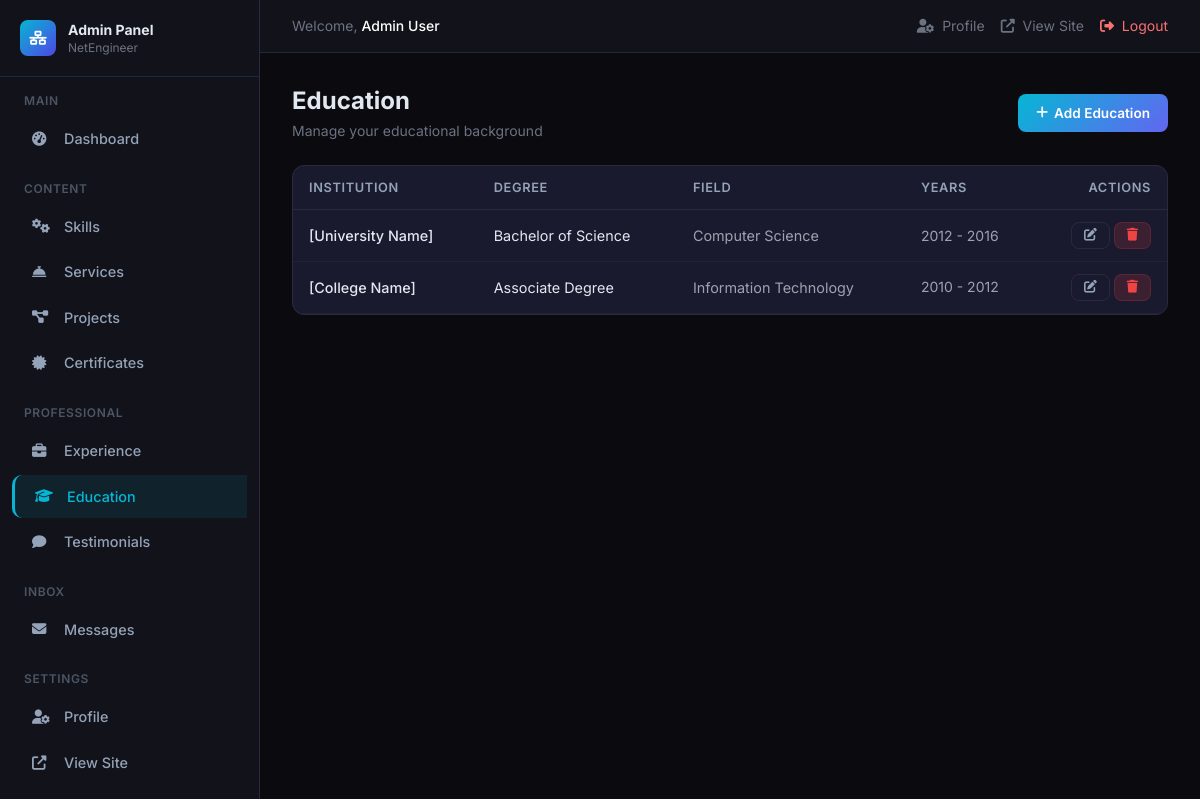
The app's page /admin/education.php (signed in) with its own data.
### tables this page shows
CREATE TABLE `site_settings` (
    `id` INT UNSIGNED AUTO_INCREMENT PRIMARY KEY,
    `site_name` VARCHAR(255) NOT NULL DEFAULT 'Network Engineer Portfolio',
    `site_title` VARCHAR(500) DEFAULT NULL,
    `site_description` TEXT DEFAULT NULL,
    `logo` VARCHAR(500) DEFAULT NULL,
    `favicon` VARCHAR(500) DEFAULT NULL,
    `created_at` TIMESTAMP DEFAULT CURRENT_TIMESTAMP,
    `updated_at` TIMESTAMP DEFAULT CURRENT_TIMESTAMP ON UPDATE CURRENT_TIMESTAMP
);

CREATE TABLE `education` (
    `id` INT UNSIGNED AUTO_INCREMENT PRIMARY KEY,
    `institution` VARCHAR(255) NOT NULL,
    `degree` VARCHAR(255) NOT NULL,
    `field_of_study` VARCHAR(255) DEFAULT NULL,
    `start_year` YEAR NOT NULL,
    `end_year` YEAR DEFAULT NULL,
    `created_at` TIMESTAMP DEFAULT CURRENT_TIMESTAMP,
    `updated_at` TIMESTAMP DEFAULT CURRENT_TIMESTAMP ON UPDATE CURRENT_TIMESTAMP
);

### config/database.php (called while the page is built, shortened)
<?php
function getDB(): PDO {
    static $pdo = null;
    if ($pdo === null) {
        try {
            $dsn = "mysql:host=" . DB_HOST . ";dbname=" . DB_NAME . ";charset=" . DB_CHARSET;
            $options = [
                PDO::ATTR_ERRMODE            => PDO::ERRMODE_EXCEPTION,
                PDO::ATTR_DEFAULT_FETCH_MODE => PDO::FETCH_ASSOC,
                PDO::ATTR_EMULATE_PREPARES   => false,
                PDO::MYSQL_ATTR_INIT_COMMAND => "SET NAMES utf8mb4 COLLATE utf8mb4_unicode_ci",
            ];
            $pdo = new PDO($dsn, DB_USER, DB_PASS, $options);
        } catch (PDOException $e) {
            error_log("Database connection failed: " . $e->getMessage());
            die("Database connection failed. Please check your configuration.");
        }
    }
    return $pdo;
}
function dbQuery(string $sql, array $params = []): array {
    $stmt = getDB()->prepare($sql);
    $stmt->execute($params);
    return $stmt->fetchAll();
}
function dbRow(string $sql, array $params = []): ?array {
    $stmt = getDB()->prepare($sql);
    $stmt->execute($params);
    $row = $stmt->fetch();
    return $row ?: null;
}

### includes/functions.php (called while the page is built, shortened)
<?php
function generateCsrfToken(): string {
    $token = bin2hex(random_bytes(32));
    return $token;
}
function getCsrfToken(): string {
    if (!isset($_SESSION['csrf_token'])) {
        return generateCsrfToken();
    }
    return $_SESSION['csrf_token'];
}
function e(?string $value): string {
    return htmlspecialchars($value ?? '', ENT_QUOTES | ENT_HTML5, 'UTF-8');
}
function isLoggedIn(): bool {
    return isset($_SESSION['user_id']);
}
function getCurrentUser(): ?array {
    return $_SESSION['user_data'] ?? null;
}
function getSiteSettings(): ?array {
    return dbRow("SELECT * FROM site_settings LIMIT 1");
}

### admin/education.php (the view, shortened to what this page needs)
<?php
require_once __DIR__ . '/../config/database.php';
require_once __DIR__ . '/../includes/functions.php';
require_once __DIR__ . '/includes/header.php';
$items = dbQuery("SELECT * FROM education ORDER BY start_year DESC");
?>
<div class="flex items-center justify-between mb-6">
    <div><h1 class="text-2xl font-bold">Education</h1><p class="text-gray-500 text-sm mt-1">Manage your educational background</p></div>
    <button onclick="document.getElementById('formModal').classList.remove('hidden')" class="btn btn-primary"><i class="fas fa-plus"></i> Add Education</button>
</div>
<div class="stat-card p-0 overflow-hidden">
    <div class="table-container">
        <table>
            <thead><tr><th>Institution</th><th>Degree</th><th>Field</th><th>Years</th><th class="text-right">Actions</th></tr></thead>
            <tbody>
                <?php if (empty($items)): ?><tr><td colspan="5" class="text-center text-gray-500 py-10">No education entries found.</td></tr>
                <?php else: ?>
                    <?php foreach ($items as $item): ?>
                        <tr>
                            <td class="font-medium"><?= e($item['institution']) ?></td>
                            <td><?= e($item['degree']) ?></td>
                            <td class="text-gray-400"><?= e($item['field_of_study'] ?? '-') ?></td>
                            <td class="text-gray-400 text-sm"><?= e($item['start_year']) ?> - <?= e($item['end_year'] ?? 'Present') ?></td>
                            <td class="text-right">
                                <a href="?action=edit&id=<?= $item['id'] ?>" class="btn btn-sm btn-outline"><i class="fas fa-edit"></i></a>
                                <a href="?delete=1&id=<?= $item['id'] ?>&csrf_token=<?= getCsrfToken() ?>" class="btn btn-sm btn-danger confirm-delete"><i class="fas fa-trash"></i></a>
                            </td>
                        </tr>
                    <?php endforeach; ?>
                <?php endif; ?>
            </tbody>
        </table>
    </div>
</div>
<?php require_once __DIR__ . '/includes/footer.php'; ?>

### admin/includes/header.php (shortened to what this page needs)
<?php
require_once __DIR__ . '/../../config/database.php';
require_once __DIR__ . '/../../includes/functions.php';
$siteSettings = getSiteSettings();
$currentUser = getCurrentUser();
$currentPage = basename($_SERVER['PHP_SELF']);
?>
<!DOCTYPE html>
<html lang="en" data-theme="dark">
<head>
    <link rel="stylesheet" href="https://cdnjs.cloudflare.com/ajax/libs/font-awesome/6.5.1/css/all.min.css">
    <script src="https://cdn.tailwindcss.com"></script>
</head>
<body>
<?php if (basename($_SERVER['PHP_SELF']) !== 'login.php'): ?>
    <aside class="sidebar">
        <div class="p-5 border-b border-gray-800">
            <a href="index.php" class="flex items-center gap-3">
                <span class="w-9 h-9 rounded-lg bg-gradient-to-br from-network-500 to-primary-600 flex items-center justify-center text-white text-sm">
                    <i class="fas fa-network-wired"></i>
                </span>
                <div>
                    <div class="font-bold text-sm">Admin Panel</div>
                    <div class="text-xs text-gray-500"><?= e($siteSettings['site_name'] ?? 'Portfolio') ?></div>
                </div>
            </a>
        </div>
        <div class="py-4">
            <div class="text-xs uppercase tracking-wider text-gray-600 px-6 mb-2 font-semibold">Main</div>
            <a href="index.php" class="nav-item <?= $currentPage === 'index.php' ? 'active' : '' ?>"><i class="fas fa-tachometer-alt w-5"></i> Dashboard</a>
            <div class="text-xs uppercase tracking-wider text-gray-600 px-6 mt-5 mb-2 font-semibold">Content</div>
            <a href="skills.php" class="nav-item <?= $currentPage === 'skills.php' ? 'active' : '' ?>"><i class="fas fa-cogs w-5"></i> Skills</a>
            <a href="services.php" class="nav-item <?= $currentPage === 'services.php' ? 'active' : '' ?>"><i class="fas fa-concierge-bell w-5"></i> Services</a>
            <a href="projects.php" class="nav-item <?= $currentPage === 'projects.php' ? 'active' : '' ?>"><i class="fas fa-project-diagram w-5"></i> Projects</a>
            <a href="certificates.php" class="nav-item <?= $currentPage === 'certificates.php' ? 'active' : '' ?>"><i class="fas fa-certificate w-5"></i> Certificates</a>
            <div class="text-xs uppercase tracking-wider text-gray-600 px-6 mt-5 mb-2 font-semibold">Professional</div>
            <a href="experience.php" class="nav-item <?= $currentPage === 'experience.php' ? 'active' : '' ?>"><i class="fas fa-briefcase w-5"></i> Experience</a>
            <a href="education.php" class="nav-item <?= $currentPage === 'education.php' ? 'active' : '' ?>"><i class="fas fa-graduation-cap w-5"></i> Education</a>
            <a href="testimonials.php" class="nav-item <?= $currentPage === 'testimonials.php' ? 'active' : '' ?>"><i class="fas fa-comment w-5"></i> Testimonials</a>
            <div class="text-xs uppercase tracking-wider text-gray-600 px-6 mt-5 mb-2 font-semibold">Inbox</div>
            <a href="messages.php" class="nav-item <?= $currentPage === 'messages.php' ? 'active' : '' ?>">
                <i class="fas fa-envelope w-5"></i> Messages
            </a>
            <div class="text-xs uppercase tracking-wider text-gray-600 px-6 mt-5 mb-2 font-semibold">Settings</div>
            <a href="profile.php" class="nav-item <?= $currentPage === 'profile.php' ? 'active' : '' ?>"><i class="fas fa-user-cog w-5"></i> Profile</a>
            <a href="../index.php" class="nav-item" target="_blank"><i class="fas fa-external-link-alt w-5"></i> View Site</a>
            <a href="logout.php" class="nav-item text-red-400"><i class="fas fa-sign-out-alt w-5"></i> Logout</a>
        </div>
    </aside>
    <div class="main-content">
        <div class="hidden md:flex items-center justify-between px-8 py-4 border-b border-gray-800 bg-[#12121a]">
            <div class="text-sm text-gray-500">
                Welcome, <span class="text-white font-medium"><?= e($currentUser['full_name'] ?? 'Admin') ?></span>
            </div>
            <div class="flex items-center gap-4">
                <a href="profile.php" class="text-sm text-gray-500 hover:text-network-400 transition-colors">
                    <i class="fas fa-user-cog mr-1"></i> Profile
                </a>
                <a href="../index.php" target="_blank" class="text-sm text-gray-500 hover:text-network-400 transition-colors">
                    <i class="fas fa-external-link-alt mr-1"></i> View Site
                </a>
                <a href="logout.php" class="text-sm text-red-400 hover:text-red-300 transition-colors">
                    <i class="fas fa-sign-out-alt mr-1"></i> Logout
                </a>
            </div>
        </div>
        <div class="p-6 md:p-8">
<?php endif; ?>

### admin/includes/header.php (style rules this page uses)
:root { --bg-dark: #0a0a0f; --bg-card: #12121a; --bg-card-2: #1a1a2e; --border: #2a2a3e; --text: #e2e8f0; --text-muted: #94a3b8; --primary: #6366f1; --network: #06b6d4; }
* { margin:0; padding:0; box-sizing:border-box; }
body { font-family: 'Inter', sans-serif; background: var(--bg-dark); color: var(--text); overflow-x: hidden; }
.sidebar { width:260px; height:100vh; position:fixed; left:0; top:0; background:var(--bg-card); border-right:1px solid var(--border); overflow-y:auto; z-index:100; transition:transform 0.3s; }
.main-content { margin-left:260px; min-height:100vh; }
.nav-item { display:flex; align-items:center; gap:12px; padding:11px 20px; border-radius:10px; transition:all 0.2s; color:var(--text-muted); text-decoration:none; font-size:0.9rem; font-weight:500; margin:2px 12px; }
.nav-item:hover, .nav-item.active { background:rgba(6,182,212,0.1); color:var(--network); }
.nav-item.active { border-left:3px solid var(--network); border-radius:10px 0 0 10px; }
.stat-card { background:var(--bg-card-2); border:1px solid var(--border); border-radius:12px; padding:20px; transition:all 0.3s; }
.table-container { overflow-x:auto; }
table { width:100%; border-collapse:collapse; }
th { text-align:left; padding:12px 16px; font-size:0.8rem; text-transform:uppercase; letter-spacing:0.05em; color:var(--text-muted); border-bottom:1px solid var(--border); font-weight:600; }
td { padding:12px 16px; border-bottom:1px solid rgba(42,42,62,0.5); font-size:0.9rem; }
.btn { display:inline-flex; align-items:center; gap:6px; padding:9px 18px; border-radius:8px; font-size:0.85rem; font-weight:600; cursor:pointer; transition:all 0.2s; border:none; text-decoration:none; }
.btn-primary { background:linear-gradient(135deg,var(--network),var(--primary)); color:#fff; }
.btn-danger { background:rgba(239,68,68,0.15); color:#ef4444; border:1px solid rgba(239,68,68,0.2); }
.btn-outline { background:transparent; color:var(--text-muted); border:1px solid var(--border); }
.btn-sm { padding:6px 12px; font-size:0.8rem; }

### records on screen
site_settings: site_name "NetEngineer"
education: institution "[University Name]", degree "Bachelor of Science", field_of_study "Computer Science", start_year "2012", end_year "2016"
education: institution "[College Name]", degree "Associate Degree", field_of_study "Information Technology", start_year "2010", end_year "2012"

### other values on screen
$currentUser['full_name'] "Admin User"
